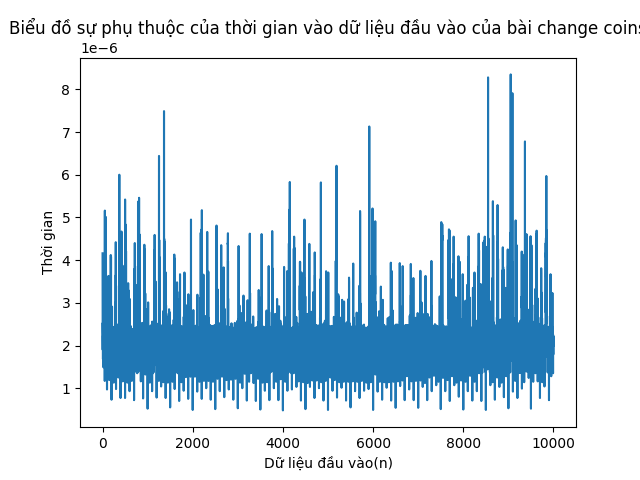

Write the Python code that produced this figure.
import matplotlib.pyplot as plt
import numpy as np
import timeit

def change(arr, money, i):
    while (i < n and money > 0 ):
        k[i] = money // arr[i]
        money = money - (k[i] * arr[i])
        i += 1
    if money > 0:
        return -1
    else:
        return 0
n = 9
k = [0 for i in range(n)]
arr = [500, 200, 100, 50, 20, 10, 5, 2, 1]



data = np.arange(1, 10000)
time = []
for money in data:
  t = timeit.timeit(lambda: change(arr,money,0), number = 10) / 10
  time.append(t)

# Vẽ biểu đồ sự phụ thuộc của thời gian vào dữ liệu đầu vào bằng cách sử dụng thư viện matplotlib
plt.plot(data, time)
plt.xlabel("Dữ liệu đầu vào(n)")
plt.ylabel("Thời gian")
plt.title("Biểu đồ sự phụ thuộc của thời gian vào dữ liệu đầu vào của bài change coins")
plt.show()
